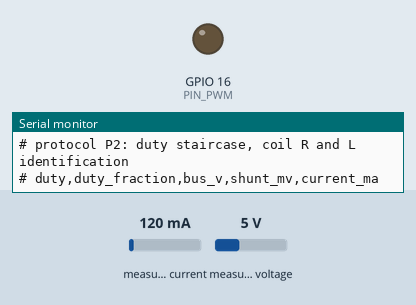
This sketch was run on a simulated ESP32. Shown: output pins drawn as LEDs (lit = HIGH), the last lines printed to the serial monitor. Inputs (shaded band) come from the test bench; at power-on: measured current 120 mA, measured voltage 5 V.

Above: at 0.4 s.
At 2.1 s:
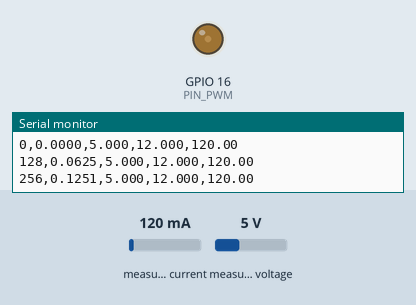
At 4.5 s:
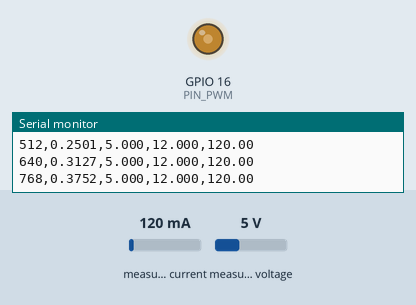
At 9.3 s:
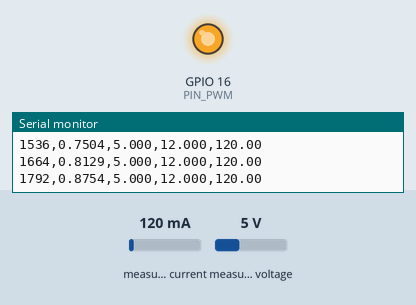
Timing chart, 0 to 11.4 s (numbered marks = the images above):
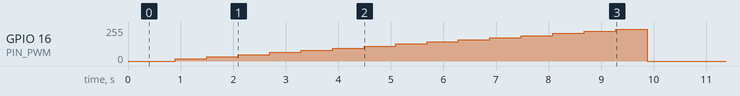

Measured:
- by itself, GPIO 16 (PIN_PWM): rises from 0/255 to 239/255 in 8.4 s, then falls to 0/255 in 0.60 s

The sketch:

03_ina219_test.ino
```cpp
/*
 * 03_ina219_test — coil current logging / логирование тока катушки
 *
 * The INA219 sits in the +12 V line (high-side, 0.1 ohm shunt) and is used
 * for plant identification and logging ONLY. One I2C transaction costs about
 * 0.5 ms, which is half of the 1 ms control period, so it must never be
 * called from inside the control loop.
 *
 * INA219 стоит в разрыве +12 В и используется только для идентификации
 * модели и логирования. Одна транзакция I2C занимает ~0.5 мс — половину
 * такта регулятора, поэтому внутри контура управления её вызывать нельзя.
 *
 * Pins: SDA = GPIO 8, SCL = GPIO 9 (the S3 defaults). Address 0x40.
 *
 * This sketch performs protocol P2: a duty staircase with the coil current
 * recorded at each step, which yields R_coil and, from the rise time, L_coil.
 */

#include <Wire.h>
#include <Adafruit_INA219.h>

constexpr int PIN_SDA = 8;
constexpr int PIN_SCL = 9;
constexpr int PIN_PWM = 16;

Adafruit_INA219 ina;

void setup() {
  Serial.begin(115200);
  delay(300);

  Wire.begin(PIN_SDA, PIN_SCL);
  if (!ina.begin()) {
    Serial.println("INA219 not found at 0x40 - check SDA/SCL and the GND wire");
    while (true) delay(1000);
  }
  ina.setCalibration_32V_1A();     // 1 A range: the coil draws ~0.45 A

  ledcAttach(PIN_PWM, 20000, 11);
  ledcWrite(PIN_PWM, 0);

  Serial.println("# protocol P2: duty staircase, coil R and L identification");
  Serial.println("# duty,duty_fraction,bus_v,shunt_mv,current_ma");
}

void loop() {
  for (int duty = 0; duty <= 2047; duty += 128) {
    ledcWrite(PIN_PWM, duty);
    delay(400);                               // >> L/R, so the current settles

    float i_ma = 0.0f, v_bus = 0.0f, v_sh = 0.0f;
    constexpr int N = 20;
    for (int k = 0; k < N; k++) {
      i_ma += ina.getCurrent_mA();
      v_bus += ina.getBusVoltage_V();
      v_sh += ina.getShuntVoltage_mV();
      delay(5);
    }
    Serial.printf("%d,%.4f,%.3f,%.3f,%.2f\n",
                  duty, duty / 2047.0f, v_bus / N, v_sh / N, i_ma / N);
  }
  ledcWrite(PIN_PWM, 0);
  Serial.println("# --- sweep complete, coil off for 30 s to cool ---");
  delay(30000);
}
```
